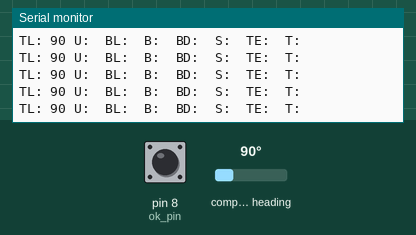
Bench run of a sketch on a simulated Arduino Mega 2560, built with avr-gcc and run on an emulated ATmega2560. Shown: the last lines printed to the serial monitor. The test bench sets the inputs (shaded band); at power-on: compass heading 90°, pin 8 (ok_pin) HIGH. EEPROM starts erased.

Above: at 1.2 s.
1.3 s: compass heading set to 7°
At 1.32 s:
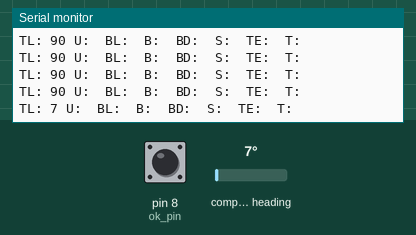
2.8 s: pin 8 (ok_pin) pulled LOW for 0.15 s
At 4.06 s:
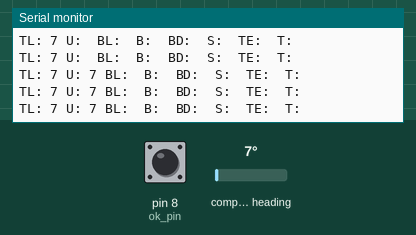
4.4 s: pin 8 (ok_pin) pulled LOW for 3.2 s
At 6.1 s:
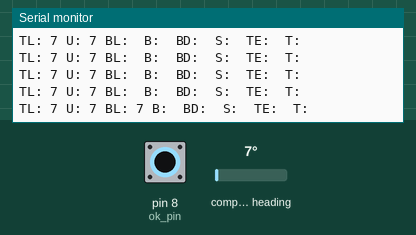
10.6 s: pin 8 (ok_pin) pulled LOW for 1 s
At 11.9 s:
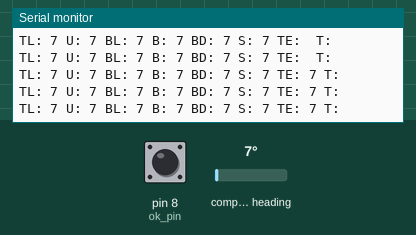
14.6 s: pin 8 (ok_pin) pulled LOW for 3.2 s
At 17.6 s:
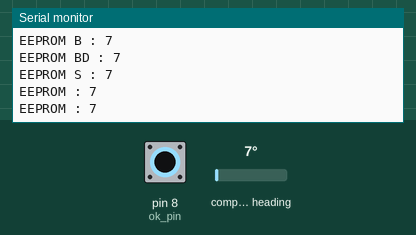
19.3 s: compass heading set to 180°
At 19.87 s:
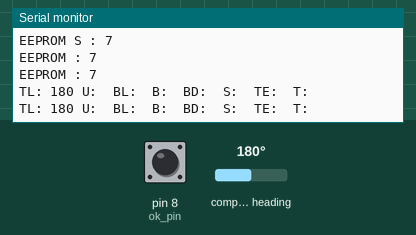
Timing chart, 0 to 21.8 s (numbered marks = the images above; inputs shaded):
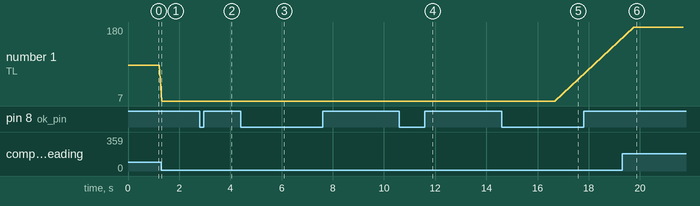

The sketch:

QMC5883L_EEPROM_8_ARAH.ino
```cpp
/* Sensor Kompas + EEPROM
 *  EEPROM perlu diperiksa lagi

Dicoba di Arduino Mega
Nama : QMC5883L
Uji coba : HW-127
Output :
  * U: 98 B: S: T:
Cara Kerja :
 * Saat awal, nilai U akan berubah terus menerus
 * Ketika tombol ditekan, maka U akan tetap dan B mulai berubah - ubah
 * Dan seterusnya hingga T
 * Ketika T dan tombol ditekan, maka monitor akan kembali lagi ke awal ( U berubah lagi, yang artinys kalibrasi selesai)
Wirig :
 Wiring
 * Tomnbol : temrinal bebas. Satu ke gnd, satu ke pin digital board
*/

#include <EEPROM.h>
  int TL;
  int U;
  int BL;
  int B;
  int BD;
  int S;
  int TE;
  int T;
#include <QMC5883LCompass.h>
QMC5883LCompass compass;
#define ok_pin 8
#define ok !digitalRead(ok_pin)

void setup() {
  Serial.begin(9600);
  pinMode(ok_pin, INPUT_PULLUP);
  compass.init();
}

void loop() {
  baca_arah();
  Serial.print("EEPROM TL : ");
  Serial.println(EEPROM.read(9));
  Serial.print("EEPROM U : ");
  Serial.println(EEPROM.read(1));
  Serial.print("EEPROM BL : ");
  Serial.println(EEPROM.read(11));
  Serial.print("EEPROM B : ");
  Serial.println(EEPROM.read(10));
  Serial.print("EEPROM BD : ");
  Serial.println(EEPROM.read(4));
  Serial.print("EEPROM S : ");
  Serial.println(EEPROM.read(5));
  Serial.print("EEPROM : ");
  Serial.println(EEPROM.read(6));
  Serial.print("EEPROM : ");
  Serial.println(EEPROM.read(7));
  delay(3000);
}
```

SUB.ino
```cpp
void baca_arah(){

  // TIMUR LAUT
  while(1){
  compass.read();
  Serial.print("TL: ");
  Serial.print(compass.getAzimuth());
  Serial.print(" ");
  Serial.print("U: ");
  Serial.print(" ");
  Serial.print("BL: ");
  Serial.print(" ");
  Serial.print("B: ");
  Serial.print(" ");
  Serial.print("BD: ");
  Serial.print(" ");
  Serial.print("S: ");
  Serial.print(" ");
  Serial.print("TE: ");
  Serial.print(" ");
  Serial.print("T: ");
  Serial.println();
  if (ok == HIGH){
    delay(1000);
    TL = compass.getAzimuth();
    EEPROM.write(9, TL);
    Serial.print("TL: ");
    Serial.print(TL);
    Serial.print(" ");
    Serial.print("U: ");
    Serial.print(" ");
    Serial.print("BL: ");
    Serial.print(" ");
    Serial.print("B: ");
    Serial.print(" ");
    Serial.print("BD: ");
    Serial.print(" ");
    Serial.print("S: ");
    Serial.print(" ");
    Serial.print("TE: ");
    Serial.print(" ");
    Serial.print("T: ");
    Serial.println();
    break;
  }
  delay(100);
  }

  // UTARA
  while(1){
  compass.read();
  Serial.print("TL: ");
  Serial.print(TL);
  Serial.print(" ");
  Serial.print("U: ");
  Serial.print(compass.getAzimuth());
  Serial.print(" ");
  Serial.print("BL: ");
  Serial.print(" ");
  Serial.print("B: ");
  Serial.print(" ");
  Serial.print("BD: ");
  Serial.print(" ");
  Serial.print("S: ");
  Serial.print(" ");
  Serial.print("TE: ");
  Serial.print(" ");
  Serial.print("T: ");
  Serial.println();
  if (ok == HIGH){
    delay(1000);
    U = compass.getAzimuth();
    EEPROM.write(1, U);
    Serial.print("TL: ");
    Serial.print(TL);
    Serial.print(" ");
    Serial.print("U: ");
    Serial.print(U);
    Serial.print(" ");
    Serial.print("BL: ");
    Serial.print(" ");
    Serial.print("B: ");
    Serial.print(" ");
    Serial.print("BD: ");
    Serial.print(" ");
    Serial.print("S: ");
    Serial.print(" ");
    Serial.print("TE: ");
    Serial.print(" ");
    Serial.print("T: ");
    Serial.println();
    break;
  }
  delay(100);
  }

  // BARAT LAUT
  while(1){
  compass.read();
  Serial.print("TL: ");
  Serial.print(TL);
  Serial.print(" ");
  Serial.print("U: ");
  Serial.print(U);
  Serial.print(" ");
  Serial.print("BL: ");
  Serial.print(compass.getAzimuth());
  Serial.print(" ");
  Serial.print("B: ");
  Serial.print(" ");
  Serial.print("BD: ");
  Serial.print(" ");
  Serial.print("S: ");
  Serial.print(" ");
  Serial.print("TE: ");
  Serial.print(" ");
  Serial.print("T: ");
  Serial.println();
  if (ok == HIGH){
    delay(1000);
    BL = compass.getAzimuth();
    EEPROM.write(11, BL);
    Serial.print("TL: ");
    Serial.print(TL);
    Serial.print(" ");
    Serial.print("U: ");
    Serial.print(U);
    Serial.print(" ");
    Serial.print("BL: ");
    Serial.print(BL);
    Serial.print(" ");
    Serial.print("B: ");
    Serial.print(" ");
    Serial.print("BD: ");
    Serial.print(" ");
    Serial.print("S: ");
    Serial.print(" ");
    Serial.print("TE: ");
    Serial.print(" ");
    Serial.print("T: ");
    Serial.println();
    break;
  }
  delay(100);
  }

  // BARAT
  while(1){
  compass.read();
  Serial.print("TL: ");
  Serial.print(TL);
  Serial.print(" ");
  Serial.print("U: ");
  Serial.print(U);
  Serial.print(" ");
  Serial.print("BL: ");
  Serial.print(BL);
  Serial.print(" ");
  Serial.print("B: ");
  Serial.print(compass.getAzimuth());
  Serial.print(" ");
  Serial.print("BD: ");
  Serial.print(" ");
  Serial.print("S: ");
  Serial.print(" ");
  Serial.print("TE: ");
  Serial.print(" ");
  Serial.print("T: ");
  Serial.println();
  if (ok == HIGH){
    delay(1000);
    B = compass.getAzimuth();
    EEPROM.write(10, B);
    Serial.print("TL: ");
    Serial.print(TL);
    Serial.print(" ");
    Serial.print("U: ");
    Serial.print(U);
    Serial.print(" ");
    Serial.print("BL: ");
    Serial.print(BL);
    Serial.print(" ");
    Serial.print("B: ");
    Serial.print(B);
    Serial.print(" ");
    Serial.print("BD: ");
    Serial.print(" ");
    Serial.print("S: ");
    Serial.print(" ");
    Serial.print("TE: ");
    Serial.print(" ");
    Serial.print("T: ");
    Serial.println();
    break;
  }
  delay(100);
  }

  // BARAT DAYA
  while(1){
  compass.read();
  Serial.print("TL: ");
  Serial.print(TL);
  Serial.print(" ");
  Serial.print("U: ");
  Serial.print(U);
  Serial.print(" ");
  Serial.print("BL: ");
  Serial.print(BL);
  Serial.print(" ");
  Serial.print("B: ");
  Serial.print(B);
  Serial.print(" ");
  Serial.print("BD: ");
  Serial.print(compass.getAzimuth());
  Serial.print(" ");
  Serial.print("S: ");
  Serial.print(" ");
  Serial.print("TE: ");
  Serial.print(" ");
  Serial.print("T: ");
  Serial.println();
  if (ok == HIGH){
    delay(1000);
    BD = compass.getAzimuth();
    EEPROM.write(4, BD);
    Serial.print("TL: ");
    Serial.print(TL);
    Serial.print(" ");
    Serial.print("U: ");
    Serial.print(U);
    Serial.print(" ");
    Serial.print("BL: ");
    Serial.print(BL);
    Serial.print(" ");
    Serial.print("B: ");
    Serial.print(B);
    Serial.print(" ");
    Serial.print("BD: ");
    Serial.print(BD);
    Serial.print(" ");
    Serial.print("S: ");
    Serial.print(" ");
    Serial.print("TE: ");
    Serial.print(" ");
    Serial.print("T: ");
    Serial.println();
    break;
  }
  delay(100);
  }

  // SELATAN
  while(1){
  compass.read();
  Serial.print("TL: ");
  Serial.print(TL);
  Serial.print(" ");
  Serial.print("U: ");
  Serial.print(U);
  Serial.print(" ");
  Serial.print("BL: ");
  Serial.print(BL);
  Serial.print(" ");
  Serial.print("B: ");
  Serial.print(B);
  Serial.print(" ");
  Serial.print("BD: ");
  Serial.print(BD);
  Serial.print(" ");
  Serial.print("S: ");
  Serial.print(compass.getAzimuth());
  Serial.print(" ");
  Serial.print("TE: ");
  Serial.print(" ");
  Serial.print("T: ");
  Serial.println();
  if (ok == HIGH){
    delay(1000);
    S = compass.getAzimuth();
    EEPROM.write(5, S);
    Serial.print("TL: ");
    Serial.print(TL);
    Serial.print(" ");
    Serial.print("U: ");
    Serial.print(U);
    Serial.print(" ");
    Serial.print("BL: ");
    Serial.print(BL);
    Serial.print(" ");
    Serial.print("B: ");
    Serial.print(B);
    Serial.print(" ");
    Serial.print("BD: ");
    Serial.print(BD);
    Serial.print(" ");
    Serial.print("S: ");
    Serial.print(S);
    Serial.print(" ");
    Serial.print("TE: ");
    Serial.print(" ");
    Serial.print("T: ");
    Serial.println();
    break;
  }
  delay(100);
  }

  // TENGGARA
  while(1){
  compass.read();
  Serial.print("TL: ");
  Serial.print(TL);
  Serial.print(" ");
  Serial.print("U: ");
  Serial.print(U);
  Serial.print(" ");
  Serial.print("BL: ");
  Serial.print(BL);
  Serial.print(" ");
  Serial.print("B: ");
  Serial.print(B);
  Serial.print(" ");
  Serial.print("BD: ");
  Serial.print(BD);
  Serial.print(" ");
  Serial.print("S: ");
  Serial.print(S);
  Serial.print(" ");
  Serial.print("TE: ");
  Serial.print(compass.getAzimuth());
  Serial.print(" ");
  Serial.print("T: ");
  Serial.println();
  if (ok == HIGH){
    delay(1000);
    TE = compass.getAzimuth();
    EEPROM.write(6, TE);
    Serial.print("TL: ");
    Serial.print(TL);
    Serial.print(" ");
    Serial.print("U: ");
    Serial.print(U);
    Serial.print(" ");
    Serial.print("BL: ");
    Serial.print(BL);
    Serial.print(" ");
    Serial.print("B: ");
    Serial.print(B);
    Serial.print(" ");
    Serial.print("BD: ");
    Serial.print(BD);
    Serial.print(" ");
    Serial.print("S: ");
    Serial.print(S);
    Serial.print(" ");
    Serial.print("TE: ");
    Serial.print(TE);
    Serial.print(" ");
    Serial.print("T: ");
    Serial.println();
    break;
  }
  delay(100);
  }

  // TIMUR
  while(1){
  compass.read();
  Serial.print("TL: ");
  Serial.print(TL);
  Serial.print(" ");
  Serial.print("U: ");
  Serial.print(U);
  Serial.print(" ");
  Serial.print("BL: ");
  Serial.print(BL);
  Serial.print(" ");
  Serial.print("B: ");
  Serial.print(B);
  Serial.print(" ");
  Serial.print("BD: ");
  Serial.print(BD);
  Serial.print(" ");
  Serial.print("S: ");
  Serial.print(S);
  Serial.print(" ");
  Serial.print("TE: ");
  Serial.print(TE);
  Serial.print(" ");
  Serial.print("T: ");
  Serial.print(compass.getAzimuth());
  Serial.println();
  if (ok == HIGH){
    delay(1000);
    T = compass.getAzimuth();
    EEPROM.write(7, T);
    Serial.print("TL: ");
    Serial.print(TL);
    Serial.print(" ");
    Serial.print("U: ");
    Serial.print(U);
    Serial.print(" ");
    Serial.print("BL: ");
    Serial.print(BL);
    Serial.print(" ");
    Serial.print("B: ");
    Serial.print(B);
    Serial.print(" ");
    Serial.print("BD: ");
    Serial.print(BD);
    Serial.print(" ");
    Serial.print("S: ");
    Serial.print(S);
    Serial.print(" ");
    Serial.print("TE: ");
    Serial.print(TE);
    Serial.print(" ");
    Serial.print("T: ");
    Serial.print(T);
    Serial.println();
    break;
  }
  delay(100);
  }
}
```

Measured:
- after the input at 1.3 s, the serial monitor: prints a new line at once (image 1)
- after the input at 2.8 s, the serial monitor: prints a new line after 1.1 s (image 2)
- after the input at 4.4 s, the serial monitor: prints a new line after 1.1 s (image 3)
- after the input at 10.6 s, the serial monitor: prints a new line after 1.1 s (image 4)
- after the input at 14.6 s, the serial monitor: prints a new line after 1.1 s (image 5)
- after the input at 19.3 s, the serial monitor: prints a new line after 0.46 s (image 6)
- plotted number 1: 90 → 7 after the input at 1.3 s, 7 → 180 after the input at 19.3 s
